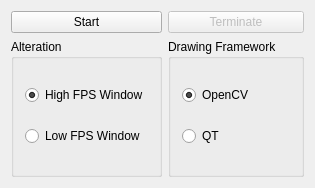
<?xml version="1.0" encoding="UTF-8"?>
<ui version="4.0">
 <class>qGUIProjectClass</class>
 <widget class="QMainWindow" name="qGUIProjectClass">
  <property name="geometry">
   <rect>
    <x>0</x>
    <y>0</y>
    <width>302</width>
    <height>188</height>
   </rect>
  </property>
  <property name="windowTitle">
   <string>qGUIProject</string>
  </property>
  <widget class="QWidget" name="centralWidget">
   <layout class="QGridLayout" name="gridLayout">
    <item row="0" column="0">
     <widget class="QPushButton" name="btnShowVids">
      <property name="text">
       <string>Start</string>
      </property>
     </widget>
    </item>
    <item row="1" column="0">
     <widget class="QGroupBox" name="groupBox">
      <property name="title">
       <string>Alteration</string>
      </property>
      <layout class="QVBoxLayout" name="verticalLayout">
       <item>
        <widget class="QRadioButton" name="rbAlter1">
         <property name="text">
          <string>High FPS Window</string>
         </property>
         <property name="checked">
          <bool>true</bool>
         </property>
        </widget>
       </item>
       <item>
        <widget class="QRadioButton" name="rbAlter2">
         <property name="text">
          <string>Low FPS Window</string>
         </property>
        </widget>
       </item>
      </layout>
     </widget>
    </item>
    <item row="1" column="1">
     <widget class="QGroupBox" name="groupBox_2">
      <property name="title">
       <string>Drawing Framework</string>
      </property>
      <layout class="QVBoxLayout" name="verticalLayout_2">
       <item>
        <widget class="QRadioButton" name="rbFramework1">
         <property name="text">
          <string>OpenCV</string>
         </property>
         <property name="checked">
          <bool>true</bool>
         </property>
        </widget>
       </item>
       <item>
        <widget class="QRadioButton" name="rbFramework2">
         <property name="enabled">
          <bool>true</bool>
         </property>
         <property name="text">
          <string>QT</string>
         </property>
         <property name="checkable">
          <bool>true</bool>
         </property>
        </widget>
       </item>
      </layout>
     </widget>
    </item>
    <item row="0" column="1">
     <widget class="QPushButton" name="btnTerminate">
      <property name="enabled">
       <bool>false</bool>
      </property>
      <property name="text">
       <string>Terminate</string>
      </property>
     </widget>
    </item>
   </layout>
  </widget>
 </widget>
 <layoutdefault spacing="6" margin="11"/>
 <resources>
  <include location="qguiproject.qrc"/>
 </resources>
 <connections/>
</ui>
